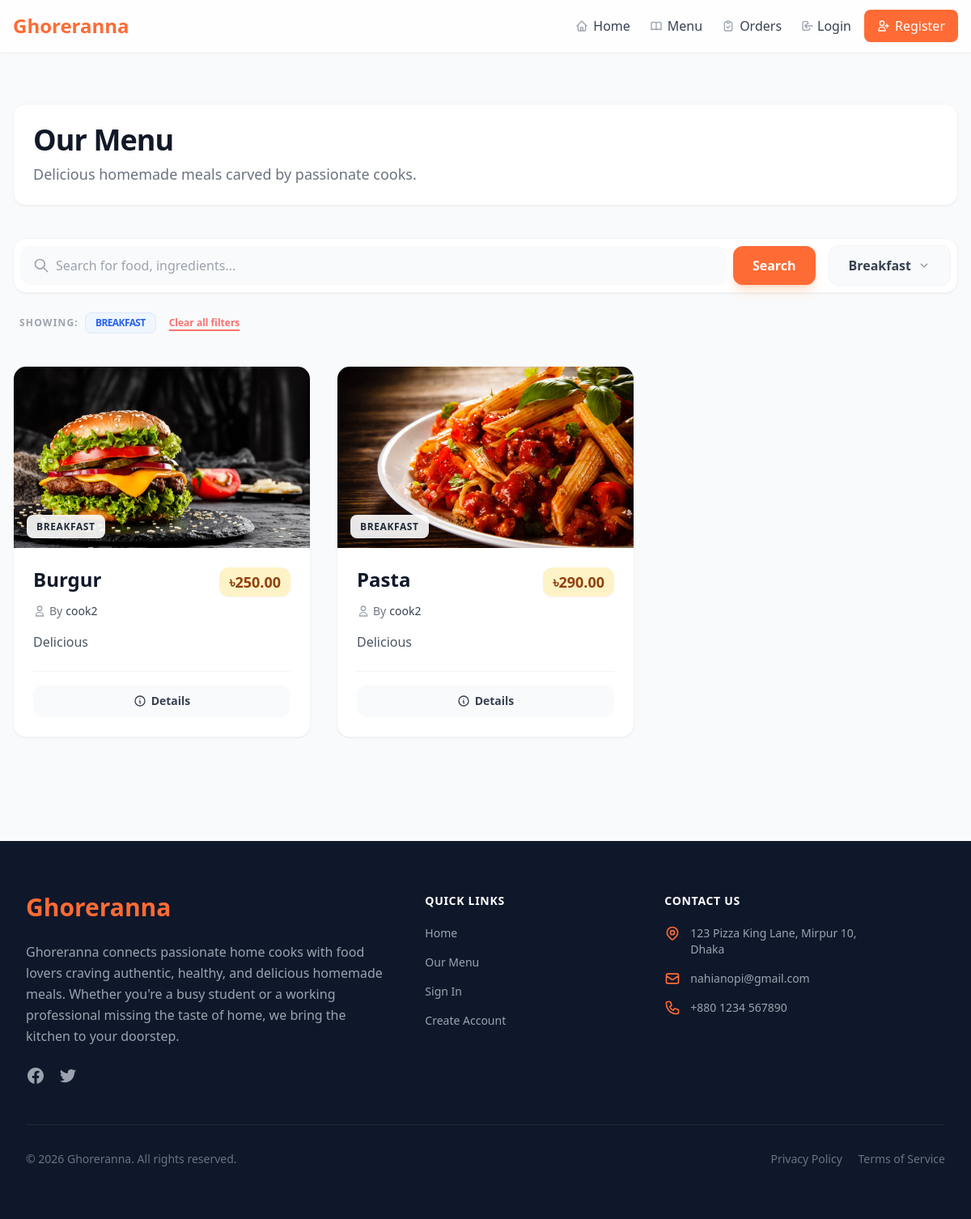
Page /menu/?category=Breakfast on the committed database.
### ghoreranna_app/models.py (models this page shows, shortened)
class Menu(models.Model):
    menu_id = models.AutoField(primary_key=True)
    homecook = models.ForeignKey(User, on_delete=models.CASCADE, related_name='menus', limit_choices_to={'role': 'Home Cook'})
    meal_type = models.CharField(max_length=100)
    item_name = models.CharField(max_length=255)
    description = models.TextField()
    price = models.DecimalField(max_digits=10, decimal_places=2)
    image = models.ImageField(upload_to='menu_images/', null=True, blank=True)
    availability_status = models.BooleanField(default=True)
    class Meta:
        ordering = ['item_name']

class User(models.Model):
    ROLE_CHOICES = [
        ('Student', 'Student'),
        ('Bachelor Employee', 'Bachelor Employee'),
        ('Home Cook', 'Home Cook'),
        ('Delivery Staff', 'Delivery Staff'),
        ('Admin', 'Admin'),
    ]
    STATUS_CHOICES = [
        ('Active', 'Active'),
        ('Inactive', 'Inactive'),
    ]
    user_id = models.AutoField(primary_key=True)
    name = models.CharField(max_length=255)
    phone = models.CharField(max_length=20)
    email = models.EmailField(unique=True)
    password = models.CharField(max_length=255)
    address = models.TextField()
    role = models.CharField(max_length=50, choices=ROLE_CHOICES)
    status = models.CharField(max_length=20, choices=STATUS_CHOICES, default='Active')
    class Meta:
        ordering = ['name']

### ghoreranna_app/views.py (the view)
# urls.py: path('menu/', views.menu_list, name='menu_list'),
def menu_list(request):
    query = request.GET.get('q', '')
    category = request.GET.get('category', '')
    base_menus = Menu.objects.all()
    if request.session.get('user_role') == 'Home Cook':
        base_menus = base_menus.filter(homecook_id=request.session.get('user_id'))
    menus = base_menus
    if query:
        menus = menus.filter(item_name__icontains=query) | menus.filter(description__icontains=query)
    if category:
        menus = menus.filter(meal_type__iexact=category)
    raw_categories = base_menus.values_list('meal_type', flat=True).distinct()
    categories = sorted(list(set(cat.strip().title() for cat in raw_categories if cat)))
    context = {
        'menus': menus,
        'query': query,
        'selected_category': category,
        'categories': categories,
    }
    return render(request, 'menu_list.html', context)

### ghoreranna_app/context_processors.py (called while the page is built)
def cart_count(request):
    cart = request.session.get('cart', {})
    count = sum(cart.values()) if cart else 0
    return {'global_cart_count': count}

### templates/menu_list.html (shortened to what this page needs)
{% extends "base.html" %}
{% block content %}
<div class="py-12">
    <div class="flex flex-col md:flex-row justify-between items-center mb-10 bg-white p-6 rounded-2xl shadow-sm border border-gray-100">
        <div>
            <h1 class="text-4xl font-extrabold text-gray-900 tracking-tight">Our Menu</h1>
            <p class="text-gray-500 mt-2 text-lg">Delicious homemade meals carved by passionate cooks.</p>
        </div>
    </div>
    <div class="mb-10 space-y-6">
        <div class="bg-white p-2 rounded-2xl shadow-sm border border-gray-100 flex flex-col lg:flex-row gap-4 items-center justify-between">
            <form method="GET" action="{% url 'menu_list' %}" class="w-full lg:flex-1 flex gap-2">
                <div class="relative flex-grow group">
                    <div class="absolute inset-y-0 left-0 pl-4 flex items-center pointer-events-none">
                    </div>
                    <input type="text" name="q" value="{{ query }}" placeholder="Search for food, ingredients..."
                        class="block w-full pl-11 pr-4 py-3 bg-gray-50 border-none rounded-xl focus:ring-2 focus:ring-primary transition-all duration-300 text-gray-900 placeholder-gray-400 font-medium">
                </div>
                <button type="submit" class="bg-primary hover:bg-orange-600 text-white font-bold py-3 px-6 rounded-xl transition duration-300 shadow-lg shadow-orange-500/20 flex-shrink-0">
                    Search
                </button>
            </form>
            <div class="relative w-full lg:w-auto">
                <div class="dropdown inline-block relative w-full lg:w-auto">
                    <button class="bg-gray-50 text-gray-700 font-bold py-3 px-6 rounded-xl inline-flex items-center justify-between w-full lg:w-auto border border-gray-100 hover:bg-gray-100 transition-colors group">
                        <span class="mr-2">{% if selected_category %}{{ selected_category }}{% else %}Filter by Category{% endif %}</span>
                        <svg class="fill-current h-4 w-4 text-gray-400 group-hover:text-primary transition-transform group-hover:rotate-180" xmlns="http://www.w3.org/2000/svg" viewBox="0 0 20 20">
                            <path d="M9.293 12.95l.707.707L15.657 8l-1.414-1.414L10 10.828 5.757 6.586 4.343 8z" />
                        </svg>
                    </button>
                </div>
            </div>
        </div>
        {% if query or selected_category %}
        <div class="flex items-center gap-2 px-2">
            <span class="text-xs font-bold text-gray-400 uppercase tracking-widest">Showing:</span>
            {% if selected_category %}
            <span class="inline-flex items-center gap-1.5 px-3 py-1 bg-blue-50 text-blue-600 text-xs font-bold rounded-lg border border-blue-100 uppercase tracking-tighter">
                {{ selected_category }}
            </span>
            {% endif %}
            <a href="{% url 'menu_list' %}" class="text-xs font-bold text-red-400 hover:text-red-500 transition-colors ml-2 underline underline-offset-4 decoration-2">Clear all filters</a>
        </div>
        {% endif %}
    </div>
    <div class="grid grid-cols-1 md:grid-cols-2 lg:grid-cols-3 gap-8">
        {% for menu in menus %}
        <div class="bg-white rounded-2xl shadow-sm border border-gray-100 overflow-hidden hover:shadow-xl transition-all duration-300 transform hover:-translate-y-1 group flex flex-col h-full">
            <div class="relative h-56 overflow-hidden">
                {% if menu.image %}
                <img src="{{ menu.image.url }}" alt="{{ menu.item_name }}" class="w-full h-full object-cover transition-transform duration-500 group-hover:scale-110">
                {% endif %}
                <div class="absolute bottom-4 left-4">
                    <span class="bg-white/90 backdrop-blur text-gray-800 text-xs font-bold uppercase tracking-wider px-3 py-1.5 rounded-lg shadow-sm">
                        {{ menu.meal_type }}
                    </span>
                </div>
            </div>
            <div class="p-6 flex flex-col flex-grow">
                <div class="flex justify-between items-start mb-2">
                    <h2 class="text-2xl font-bold text-gray-900 leading-tight group-hover:text-primary transition-colors">{{ menu.item_name }}</h2>
                    <span class="bg-amber-100 text-amber-800 text-lg font-black px-3 py-1 rounded-xl shadow-sm whitespace-nowrap ml-3">
                        ৳{{ menu.price }}
                    </span>
                </div>
                <div class="flex items-center text-sm text-gray-500 mb-4">
                    <svg class="h-4 w-4 mr-1 text-gray-400" fill="none" viewBox="0 0 24 24" stroke="currentColor">
                        <path stroke-linecap="round" stroke-linejoin="round" stroke-width="2" d="M16 7a4 4 0 11-8 0 4 4 0 018 0zM12 14a7 7 0 00-7 7h14a7 7 0 00-7-7z" />
                    </svg>
                    By <span class="font-medium text-gray-700 ml-1">{{ menu.homecook.name }}</span>
                </div>
                <p class="text-gray-600 mb-6 line-clamp-2 flex-grow">{{ menu.description }}</p>
                {% if request.session.user_role == 'Admin' or request.session.user_role == 'Home Cook' %}
                <div class="mt-auto flex space-x-3 pt-4 border-t border-gray-100">
                    <a href="{% url 'menu_update' menu.pk %}" class="flex-1 inline-flex justify-center items-center text-center bg-blue-50 text-blue-700 py-2.5 rounded-xl hover:bg-blue-600 hover:text-white transition duration-300 font-semibold text-sm">
                        <svg class="w-4 h-4 mr-1.5" fill="none" viewBox="0 0 24 24" stroke="currentColor">
                            <path stroke-linecap="round" stroke-linejoin="round" stroke-width="2" d="M11 5H6a2 2 0 00-2 2v11a2 2 0 002 2h11a2 2 0 002-2v-5m-1.414-9.414a2 2 0 112.828 2.828L11.828 15H9v-2.828l8.586-8.586z" />
                        </svg>
                        Edit
                    </a>
                    <a href="{% url 'menu_delete' menu.pk %}" class="flex-1 inline-flex justify-center items-center text-center bg-red-50 text-red-700 py-2.5 rounded-xl hover:bg-red-600 hover:text-white transition duration-300 font-semibold text-sm">
                        <svg class="w-4 h-4 mr-1.5" fill="none" viewBox="0 0 24 24" stroke="currentColor">
                            <path stroke-linecap="round" stroke-linejoin="round" stroke-width="2" d="M19 7l-.867 12.142A2 2 0 0116.138 21H7.862a2 2 0 01-1.995-1.858L5 7m5 4v6m4-6v6m1-10V4a1 1 0 00-1-1h-4a1 1 0 00-1 1v3M4 7h16" />
                        </svg>
                        Delete
                    </a>
                </div>
                {% else %}
                <div class="mt-auto flex space-x-3 pt-4 border-t border-gray-100">
                    <a href="{% url 'menu_detail' menu.pk %}" class="flex-1 inline-flex justify-center items-center text-center bg-gray-50 text-gray-700 py-2.5 rounded-xl hover:bg-gray-200 transition duration-300 font-semibold text-sm">
                        <svg class="w-4 h-4 mr-1.5" fill="none" viewBox="0 0 24 24" stroke="currentColor">
                            <path stroke-linecap="round" stroke-linejoin="round" stroke-width="2" d="M13 16h-1v-4h-1m1-4h.01M21 12a9 9 0 11-18 0 9 9 0 0118 0z" />
                        </svg>
                        Details
                    </a>
                </div>
                {% endif %}
            </div>
        </div>
        {% endfor %}
    </div>
</div>
{% endblock %}

### rows in the picture
Menu: image (picture), meal_type "BREAKFAST", item_name "Burgur", price "250.00", homecook.name "cook2", description "Delicious"
Menu: image (picture), meal_type "BREAKFAST", item_name "Pasta", price "290.00", homecook.name "cook2", description "Delicious"

### other values in the picture
{{ selected_category }} "Breakfast"
{{ selected_category }} "BREAKFAST"
